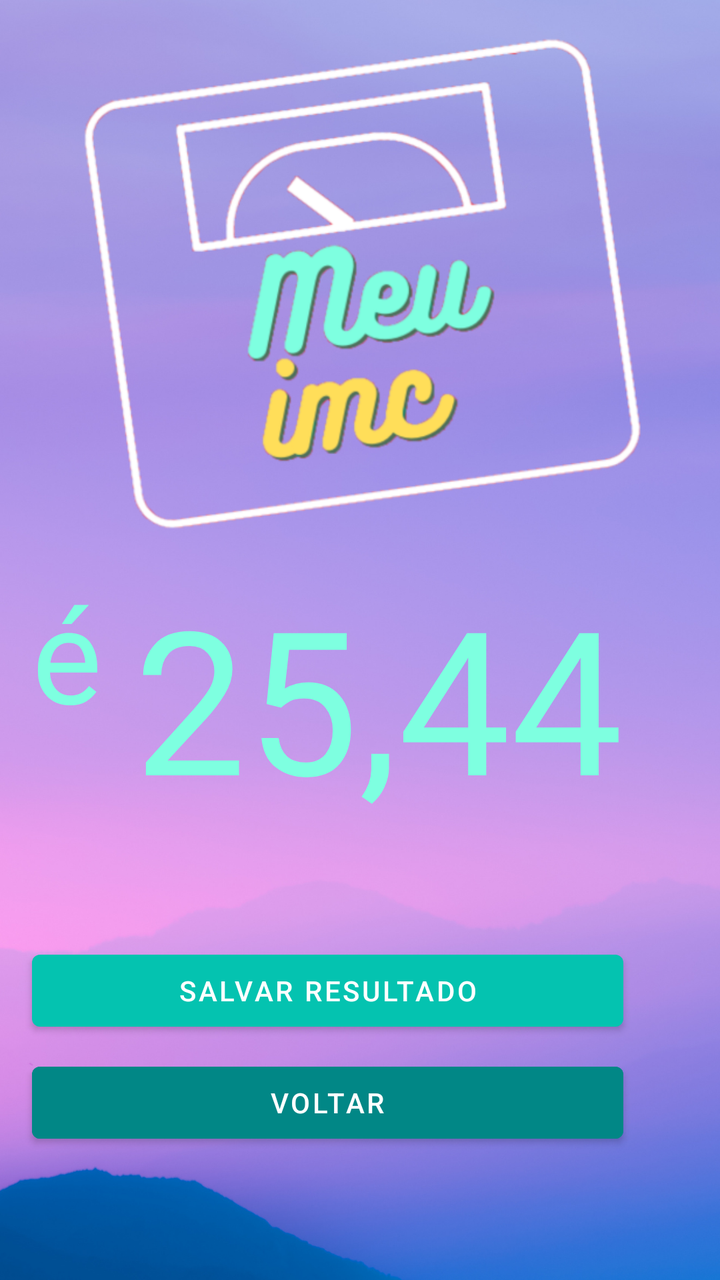
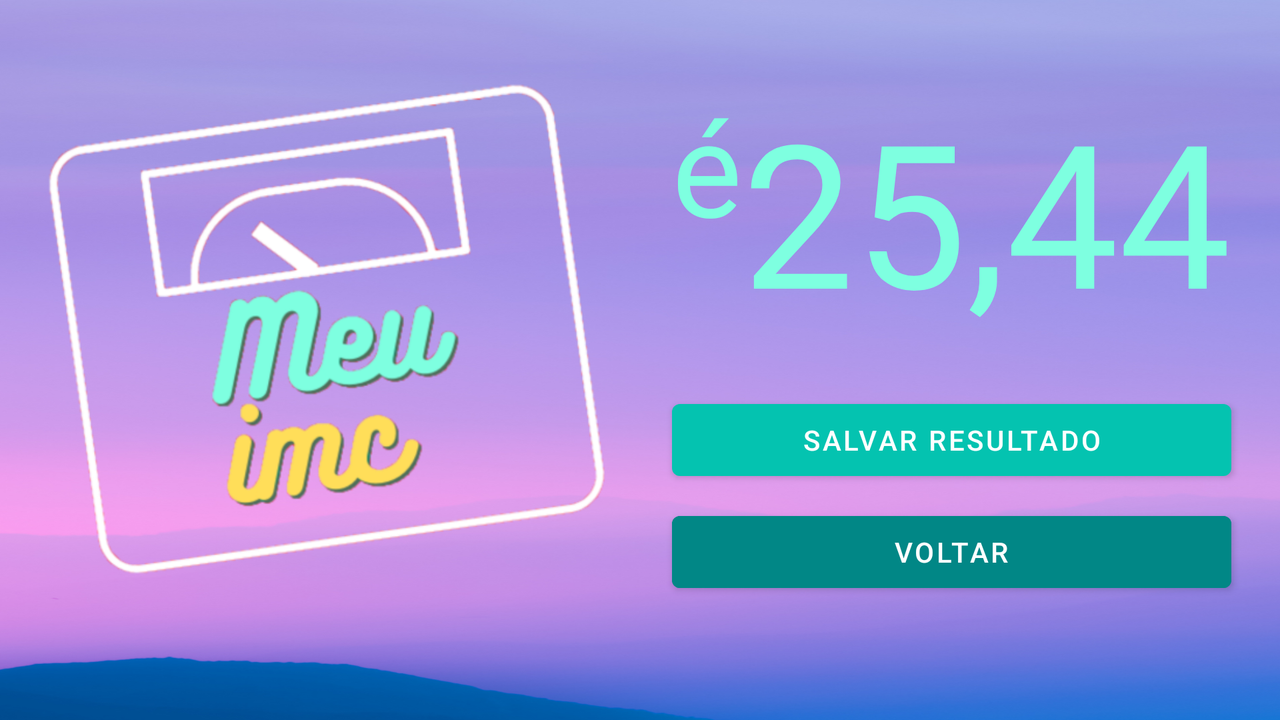

One screen, two layout resources from the same app: the default and the repository's alternative for another configuration. Each is rendered where Android would select it; the XML of both is given below.
<!-- AndroidManifest.xml: application theme Theme.IMC -->
<!-- res/layout/activity_result.xml -->
<?xml version="1.0" encoding="utf-8"?>
<androidx.constraintlayout.widget.ConstraintLayout xmlns:android="http://schemas.android.com/apk/res/android"
    xmlns:app="http://schemas.android.com/apk/res-auto"
    xmlns:tools="http://schemas.android.com/tools"
    android:layout_width="match_parent"
    android:layout_height="match_parent"
    android:background="@drawable/background"
    tools:context=".ui.ResultActivity">

    <ImageView
        android:id="@+id/imageViewResult"
        style="@style/imageview_logo"
        android:contentDescription="@string/description_logo"
        app:layout_constraintEnd_toEndOf="parent"
        app:layout_constraintStart_toStartOf="parent"
        app:layout_constraintTop_toTopOf="parent"
        app:srcCompat="@drawable/logo_two" />

    <TextView
        android:id="@+id/textView4"
        android:layout_width="wrap_content"
        android:layout_height="0dp"
        android:layout_marginEnd="16dp"
        android:fontFamily="@font/aladin"
        android:text="@string/text_result_one"
        android:textAlignment="viewStart"
        android:textColor="@color/teal_100"
        android:textSize="66sp"
        app:layout_constraintBottom_toBottomOf="@+id/txtIMC"
        app:layout_constraintEnd_toStartOf="@+id/txtIMC"
        app:layout_constraintTop_toTopOf="@+id/txtIMC"
        app:layout_constraintVertical_bias="0.0" />

    <TextView
        android:id="@+id/txtIMC"
        android:layout_width="wrap_content"
        android:layout_height="0dp"
        android:layout_marginTop="16dp"
        android:fontFamily="@font/aladin"
        android:text="25,44"
        android:textColor="@color/teal_100"
        android:textSize="100sp"
        app:layout_constraintEnd_toEndOf="@+id/imageViewResult"
        app:layout_constraintHorizontal_bias="0.58"
        app:layout_constraintStart_toStartOf="@+id/imageViewResult"
        app:layout_constraintTop_toBottomOf="@+id/imageViewResult" />

    <TextView
        android:id="@+id/txtResultado"
        android:layout_width="0dp"
        android:layout_height="wrap_content"
        android:textAlignment="center"
        android:textColor="@color/white"
        android:textSize="18sp"
        app:layout_constraintEnd_toEndOf="@+id/txtIMC"
        app:layout_constraintStart_toStartOf="@+id/textView4"
        app:layout_constraintTop_toBottomOf="@+id/txtIMC" />

    <Button
        android:id="@+id/btnSaveRegistryIMC"
        android:layout_width="0dp"
        android:layout_height="wrap_content"
        android:layout_marginTop="32dp"
        android:text="@string/btn_save_imc_history"
        app:layout_constraintEnd_toEndOf="@+id/txtResultado"
        app:layout_constraintStart_toStartOf="@+id/txtResultado"
        app:layout_constraintTop_toBottomOf="@+id/txtResultado" />

    <Button
        android:id="@+id/btnBackHome"
        android:layout_width="0dp"
        android:layout_height="wrap_content"
        android:layout_marginTop="8dp"
        android:backgroundTint="@color/teal_700"
        android:text="@string/btn_back_home"
        app:layout_constraintEnd_toEndOf="@+id/btnSaveRegistryIMC"
        app:layout_constraintStart_toStartOf="@+id/btnSaveRegistryIMC"
        app:layout_constraintTop_toBottomOf="@+id/btnSaveRegistryIMC" />


</androidx.constraintlayout.widget.ConstraintLayout>
<!-- resources referenced by this layout -->
<resources>
  <color name="teal_100">#7EFFE0</color>
  <color name="teal_700">#FF018786</color>
  <color name="white">#FFFFFFFF</color>
  <!-- drawable background: png bitmap (drawable, 953308 bytes) -->
  <!-- drawable logo_two: png bitmap (drawable, 95673 bytes) -->
  <string name="btn_back_home">Voltar</string>
  <string name="btn_save_imc_history">Salvar resultado</string>
  <string name="description_logo">logitpo meu imc</string>
  <string name="text_result_one">é</string>
  <style name="imageview_logo">
          <item name="android:layout_width">wrap_content</item>
          <item name="android:layout_height">250dp</item>
          <item name="android:layout_marginTop">16dp</item>
      </style>
  <style name="Theme.IMC" parent="Theme.MaterialComponents.DayNight.NoActionBar">
          
          <item name="colorPrimary">@color/teal_200</item>
          <item name="colorPrimaryVariant">@color/purple_100</item>
          <item name="colorOnPrimary">@color/white</item>
          
          <item name="colorSecondary">@color/green_200</item>
          <item name="colorSecondaryVariant">@color/yelow_500</item>
          <item name="colorOnSecondary">@color/black</item>
          
          <item name="android:statusBarColor" tools:targetApi="l">?attr/colorPrimaryVariant</item>
          
      </style>
  <color name="teal_200">#04C3B0</color>
  <color name="purple_100">#A2A8E7</color>
  <color name="green_200">#CDDC39</color>
  <color name="yelow_500">#FFEB3B</color>
  <color name="black">#FF000000</color>
</resources>
<!-- res/layout-land/activity_result.xml (the repository's variant of the layout above) -->
<!-- drawn on the phone turned sideways -->
<?xml version="1.0" encoding="utf-8"?>
<androidx.constraintlayout.widget.ConstraintLayout xmlns:android="http://schemas.android.com/apk/res/android"
    xmlns:tools="http://schemas.android.com/tools"
    android:layout_width="match_parent"
    android:layout_height="match_parent"
    android:background="@drawable/background"
    xmlns:app="http://schemas.android.com/apk/res-auto">

    <androidx.constraintlayout.widget.Guideline
        android:id="@+id/guideline2"
        android:layout_width="0dp"
        android:layout_height="0dp"
        android:orientation="vertical"
        app:layout_constraintGuide_percent="0.5" />

    <ImageView
        android:id="@+id/imageViewResult"
        style="@style/imageview_logo"
        android:layout_width="wrap_content"
        android:layout_marginStart="32dp"
        android:layout_marginEnd="16dp"
        android:adjustViewBounds="true"
        android:contentDescription="@string/description_logo"
        android:cropToPadding="true"
        app:layout_constraintBottom_toBottomOf="parent"
        app:layout_constraintEnd_toStartOf="@+id/guideline2"
        app:layout_constraintHorizontal_bias="1.0"
        app:layout_constraintStart_toStartOf="parent"
        app:layout_constraintTop_toTopOf="parent"
        app:layout_constraintVertical_bias="0.24000001"
        app:srcCompat="@drawable/logo_two" />

    <TextView
        android:id="@+id/textView4"
        android:layout_width="wrap_content"
        android:layout_height="0dp"
        android:layout_marginStart="16dp"
        android:fontFamily="@font/aladin"
        android:text="@string/text_result_one"
        android:textAlignment="viewStart"
        android:textColor="@color/teal_100"
        android:textSize="66sp"
        app:layout_constraintBottom_toBottomOf="@+id/txtIMC"
        app:layout_constraintStart_toStartOf="@+id/guideline2"
        app:layout_constraintTop_toTopOf="@+id/txtIMC"
        app:layout_constraintVertical_bias="0.0" />

    <TextView
        android:id="@+id/txtIMC"
        android:layout_width="wrap_content"
        android:layout_height="0dp"
        android:fontFamily="@font/aladin"
        android:text="25,44"
        android:textColor="@color/teal_100"
        android:textSize="100sp"
        app:layout_constraintStart_toEndOf="@+id/textView4"
        app:layout_constraintTop_toTopOf="@+id/imageViewResult" />

    <TextView
        android:id="@+id/txtResultado"
        android:layout_width="0dp"
        android:layout_height="wrap_content"
        android:textAlignment="center"
        android:textColor="@color/white"
        android:textSize="18sp"
        app:layout_constraintEnd_toEndOf="@+id/txtIMC"
        app:layout_constraintStart_toStartOf="@+id/textView4"
        app:layout_constraintTop_toBottomOf="@+id/txtIMC" />

    <Button
        android:id="@+id/btnSaveRegistryIMC"
        android:layout_width="0dp"
        android:layout_height="wrap_content"
        android:text="@string/btn_save_imc_history"
        app:layout_constraintEnd_toEndOf="@+id/txtResultado"
        app:layout_constraintStart_toStartOf="@+id/txtResultado"
        app:layout_constraintTop_toBottomOf="@+id/txtResultado" />

    <Button
        android:id="@+id/btnBackHome"
        android:layout_width="0dp"
        android:layout_height="wrap_content"
        android:layout_marginTop="8dp"
        android:backgroundTint="@color/teal_700"
        android:text="@string/btn_back_home"
        app:layout_constraintEnd_toEndOf="@+id/btnSaveRegistryIMC"
        app:layout_constraintStart_toStartOf="@+id/btnSaveRegistryIMC"
        app:layout_constraintTop_toBottomOf="@+id/btnSaveRegistryIMC" />


</androidx.constraintlayout.widget.ConstraintLayout>
